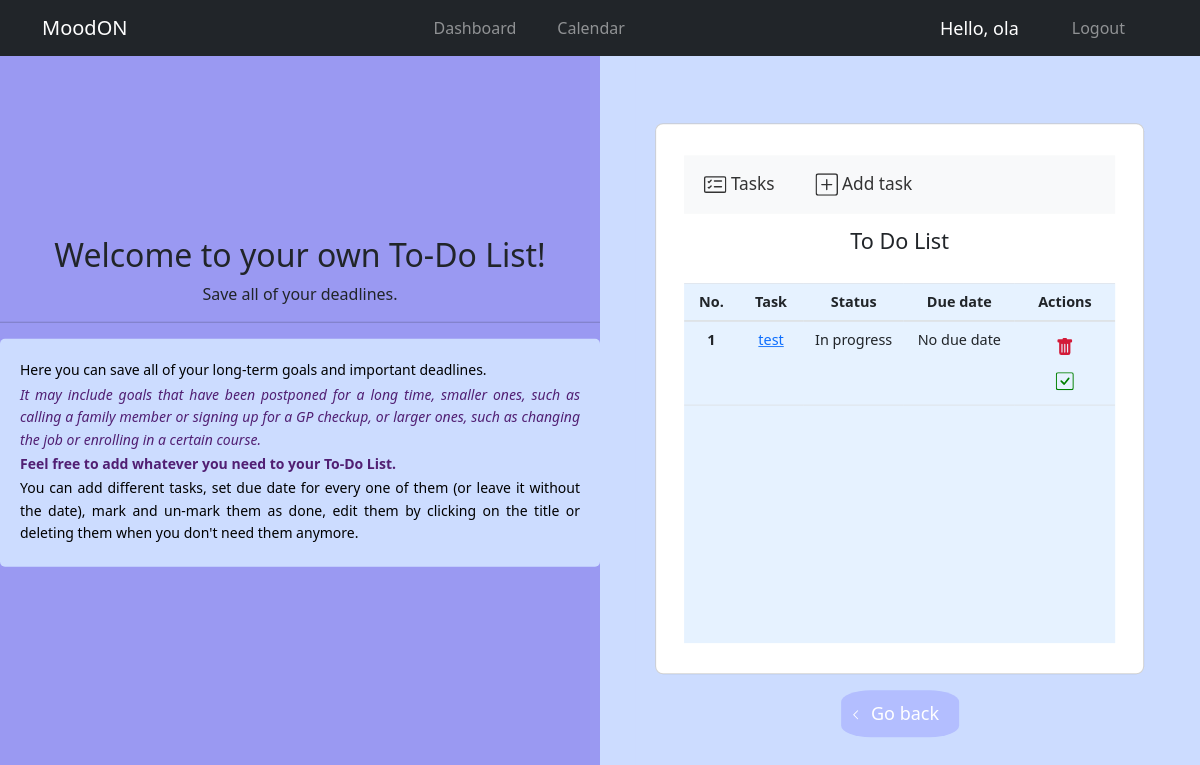
/to-do/ (signed in), run on the app's committed database.
### mood_tracker/models.py (models this page shows, shortened)
class Task(models.Model):
    title = models.CharField(max_length=100)
    description = models.TextField(null=True, blank=True)
    due_date = models.DateTimeField(null=True, blank=True)
    is_finished = models.BooleanField(default=False)
    is_notified = models.BooleanField(default=False)
    class Meta:
        ordering = ('due_date',)
    def has_alarm(self):
        return self.due_date is not None
    def has_expired(self):
        if self.has_alarm():
            return timezone.now() > self.due_date
        else:
            return False
    def status(self):
        if self.is_finished:
            return 'Finished'
        elif self.has_expired():
            return 'Expired'
        else:
            return "In progress"

### mood_tracker/views.py (the view)
# urls.py: path('to-do/', views.ReminderList.as_view(), name='tasks'),
class ReminderList(LoginRequiredMixin, ListView):
    model = Task
    context_object_name = 'all_tasks'
    template_name ='to-do/task_list.html'
    def get_queryset(self):
        return Task.objects.order_by(F('due_date').asc(nulls_last=True))

### mood_tracker/templates/to-do/task_list.html (shortened to what this page needs)
{% extends 'main/main.html' %}
{% load static %}
{% block content %}
<head>
    <link href="https://cdn.jsdelivr.net/npm/bootstrap@5.2.2/dist/css/bootstrap.min.css" rel="stylesheet">
</head>
<div class="split left">
    <div class="centered">
        <div class="title">
            <h2>Welcome to your own To-Do List!</h2>
            <p>Save all of your deadlines.</p>
            <hr>
        </div>
        <div class="instructions">
            <p>Here you can save all of your long-term goals and important deadlines.</p>
            <p><i>It may include goals that have been postponed for a long time, smaller ones, such
                as calling a family member or signing up for a GP checkup, or larger ones, such as
                changing the job or enrolling in a certain course.</i></p>
            <p><b>Feel free to add whatever you need to your To-Do List.</b></p>
            <p>You can add different tasks, set due date for every one of them (or leave it without the date), mark and un-mark them as done, edit them by clicking on the title or deleting them when you don't need them anymore.</p>
        </div>
    </div>
</div>
<div class="split right">
    <div class="centered">
        <section style="background-color: #ccdcff;">
            <div class="container-body">
                <div class="row d-flex justify-content-center align-items-center h-100">
                    <div class="col-12">
                        <div class="card rounded-3">
                            <div class="card-body p-1">
                                <nav class="navbar navbar-expand-lg navbar-light bg-light">
                                    <div class="container-fluid">
                                        <ul class="navbar-nav me-auto mb-2 mb-lg-0">
                                            <li class="nav-item ">
                                                <a class="nav-link-custom" href="/to-do/">
                                                    Tasks
                                                </a>
                                            </li>
                                        </ul>
                                        <div class="collapse navbar-collapse" id="navbarSupportedContent">
                                            <ul class="navbar-nav me-auto mb-2 mb-lg-0">
                                                <li class="nav-item">
                                                    <a class="nav-link-custom" href="{% url 'task_add' %}">
                                                        Add task
                                                    </a>
                                                </li>
                                            </ul>
                                        </div>
                                    </div>
                                </nav>
                                <h4 class="text-center my-3 pb-3">To Do List</h4>
                                <div class="inside">
                                    <table class="table mb-4">
                                        <thead>
                                        <tr>
                                            <th scope="col">No.</th>
                                            <th scope="col">Task</th>
                                            <th scope="col">Status</th>
                                            <th scope="col">Due date</th>
                                            <th scope="col">Actions</th>
                                        </tr>
                                        </thead>
                                        {% if all_tasks %}
                                        {% for task in all_tasks %}
                                        <tbody>
                                        <tr>
                                            <th scope="row">{{ forloop.counter }}</th>
                                            <td>
                                                {% if task.is_finished %}
                                                <del>
                                                    <a href="{% url 'task_update' task.id %}">
                                                        {{task.title}}</a>
                                                </del>
                                                {% else %}
                                                <a href="{% url 'task_update' task.id %}"> {{task.title}}</a>
                                                {% endif %}
                                            </td>
                                            {% if task.status == "Expired" %}
                                            <td class="passed">{{task.status}}</td>
                                            {% else %}
                                            <td>{{task.status}}</td>
                                            {% endif %}
                                            {% if task.has_alarm %}
                                            <td>{{task.due_date}}</td>
                                            {% else %}
                                            <td>No due date</td>
                                            {% endif %}
                                            <td>
                                                <form action="{% url 'task_delete' task.id%}" method="post" style="display: inline">
                                                    <button type="submit" class="btn" onclick="return confirm('are you sure?')">
                                                    </button>
                                                </form>
                                                {% if task.is_finished %}
                                                    <a href="{% url 'unfinish_task' task.id %}" class="btn">
                                                        <svg xmlns="http://www.w3.org/2000/svg" width="20" height="20" fill="red" class="bi bi-check-square" viewBox="0 0 16 16">
                                                            <path d="M14 1a1 1 0 0 1 1 1v12a1 1 0 0 1-1 1H2a1 1 0 0 1-1-1V2a1 1 0 0 1 1-1h12zM2 0a2 2 0 0 0-2 2v12a2 2 0 0 0 2 2h12a2 2 0 0 0 2-2V2a2 2 0 0 0-2-2H2z"/>
                                                            <path d="M10.97 4.97a.75.75 0 0 1 1.071 1.05l-3.992 4.99a.75.75 0 0 1-1.08.02L4.324 8.384a.75.75 0 1 1 1.06-1.06l2.094 2.093 3.473-4.425a.235.235 0 0 1 .02-.022z"/>
                                                        </svg>
                                                    </a>
                                                {% else %}
                                                    <a href="{% url 'finish_task' task.id %}" class="btn">
                                                    </a>
                                                {% endif %}
                                            </td>
                                        </tr>
                                        </tbody>
                                        {% endfor %}
                                        {% endif %}
                                    </table>
                                </div>
                            </div>
                        </div>
                    </div>
                </div>
                <a href="/dashboard/" class="button">
                    <span class="icon">
                        <svg xmlns="http://www.w3.org/2000/svg" width="16" height="16" fill="currentColor" class="bi bi-arrow-left" viewBox="0 0 16 16">
                          <path fill-rule="evenodd" d="M11.854 4.646a.5.5 0 0 1 0 .708L8.207 9l3.647 3.646a.5.5 0 1 1-.708.708l-4-4a.5.5 0 0 1 0-.708l4-4a.5.5 0 0 1 .708 0z"/>
                        </svg>
                      </span>
                    Go back
                </a>
            </div>
        </section>
    </div>
{% endblock %}

### mood_tracker/templates/navbar/navbar.html (shortened to what this page needs)
{% load static %}
<nav class="navbar navbar-expand-lg navbar-dark ftco_navbar bg-dark ftco-navbar-light" id="ftco-navbar">
  <div class="container">
    <a class="navbar-brand" href="/">Mood<span>ON</span></a>
    <div class="collapse navbar-collapse" id="navbarNav">
      <ul class="navbar-nav ml-auto">
        {% if request.user.is_authenticated %}
        <li class="nav-item {% if request.path == item.link %}active{% endif %}">
          <a class="nav-link" href="/dashboard/">Dashboard</a>
        </li>
        <li class="nav-item {% if request.path == item.link %}active{% endif %}">
          <a class="nav-link" href="{% url 'calendar' %}">Calendar</a>
        </li>
      </ul>
      {% endif %}
      <ul class="navbar-nav ml-auto">
        {% if request.user.is_authenticated %}
        <li class="nav-item">
          <span class="hello-msg">Hello, {{ request.user.username }}</span>
        </li>
        <li class="nav-item">
          <a class="nav-link" href="{% url 'logout' %}">Logout</a>
        </li>
        {% else %}
        <li class="nav-item active"><a href="/" class="nav-link">Home</a></li>
        <span><a class="hello-msg login-link" href="/login/">Login</a></span>
        <span class="hello-msg">|</span>
        <span><a class="hello-msg register-link" href="{% url 'register' %}">Signup</a></span>
{% endif %}
      </ul>
    </div>
  </div>
</nav>

### mood_tracker/templates/navbar/navbar.html (style rules this page uses)
.navbar li { margin-right: 25px; }
.hello-msg { font-size: 18px; color: #fff; margin-right: 20px; }
.nav-item { display: flex; align-items: center; margin-left: auto; }

### mood_tracker/templates/to-do/task_list.html (style rules this page uses)
.split { height: 100%; width: 50%; position: fixed; z-index: 1; top: 0; overflow-x: hidden; padding-top: 20px; }
.left { left: 0; margin-top: 56px; background-color: #9a99f2; }
.right { right: 0; margin-top: 56px; background-color: #ccdcff; }
.centered { position: absolute; top: 45%; left: 50%; transform: translate(-50%, -50%); text-align: center; }
.card { justify-content: center; }
.card-body { scale: 90%; }
.inside { height: 50vh; overflow-y: scroll; background-color: #e6f2ff; }
td { max-width: 5rem; }
a.button { display: inline-block; padding: 10px 20px; background-color: #b3beff; color: white; border: none; border-radius: 25%; text-decoration: none; font-size: 18px; transition: background-color 0.5s, color 0.5s, transform 0.5s; position: relative; padding-left: 30px; }
a.button .icon { position: absolute; top: 45%; left: 5px; transform: translateY(-50%); }
a.button .icon svg { width: 16px; height: 16px; vertical-align: middle; margin-right: 5px; }
.container-body { margin-top: 10%; margin-bottom: 20px; }
section { position: relative; top: 50%; left: 50%; transform: translate(-50%, 0%); background-color: #ccdcff; padding: 20px; width: 150%; }
.nav-link-custom { display: flex; align-items: center; text-decoration: none; color: #333; font-size: larger; background-color: none; transition: color 0.2s, background-color 0.2s; padding: 10px; border-radius: 8px; }
.nav-link-custom svg { width: 25px; height: 25px; margin-right: 5px; }
.instructions { margin-bottom: 5%; padding: 20px; background-color: #ccdcff; color: #000; border-radius: 5px; text-align: justify; width: 600px; line-height: 1.6; position: relative; }
.instructions p { font-size: 14px; margin-bottom: 2px; }
.instructions b { color: #511f73; }
.instructions i { font-size: 14px; color: #511f73; }

### data on the page
Task: title "test", status "In progress", shows "No due date"

### other printed values
{{ request.user.username }} "ola"
